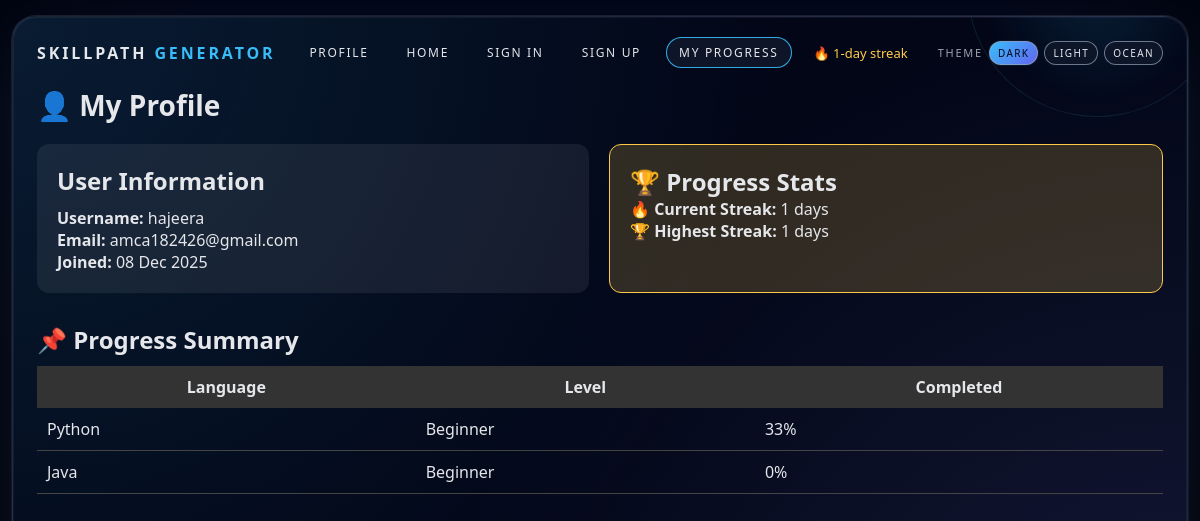
Page /profile/ (signed in) on the committed database.
### core/models.py (models this page shows, shortened)
class UserStreak(models.Model):
    user = models.OneToOneField(User, on_delete=models.CASCADE)
    current_streak = models.IntegerField(default=0)
    longest_streak = models.IntegerField(default=0)
    last_completed_date = models.DateField(null=True, blank=True)

class RoadmapStep(models.Model):
    language = models.CharField(max_length=100)
    title = models.CharField(max_length=255)
    week = models.IntegerField()
    level = models.CharField(max_length=100)

### core/views.py (the view)
# urls.py: path("profile/", views.profile, name="profile"),
@login_required(login_url="sign_in")
@login_required(login_url="sign_in")
def profile(request):
    streak = getattr(request.user, "userstreak", None)
    qs = UserProgress.objects.select_related("roadmap_step").filter(user=request.user)
    summary = {}
    for p in qs:
        step = p.roadmap_step
        key = (step.language, step.level)
        if key not in summary:
            summary[key] = {"total": 0, "completed": 0}
        summary[key]["total"] += 1
        if p.completed:
            summary[key]["completed"] += 1
    progress_data = []
    for (language, level), data in summary.items():
        total = data["total"]
        completed = data["completed"]
        percentage = int((completed / total) * 100) if total > 0 else 0
        progress_data.append(
            {"language": language, "level": level, "percentage": percentage}
        )
    return render(
        request,
        "core/profile.html",
        {
            "user": request.user,
            "streak": streak,
            "progress_data": progress_data,
        },
    )

### core/templates/core/profile.html (shortened to what this page needs)
{% extends "core/base.html" %}
{% block main %}
<h1 style="font-size: 28px; margin-bottom: 20px;">👤 My Profile</h1>
<div style="display:flex; gap:20px; flex-wrap:wrap;">
    <div style="flex:1; min-width:260px; background:rgba(255,255,255,0.07); padding:20px; border-radius:12px;">
        <h2 style="margin-bottom:10px;">User Information</h2>
        <p><strong>Username:</strong> {{ user.username }}</p>
        <p><strong>Email:</strong> {{ user.email|default:"Not provided" }}</p>
        <p><strong>Joined:</strong> {{ user.date_joined|date:"d M Y" }}</p>
    </div>
    <div style="flex:1; min-width:260px; background:rgba(255,201,71,0.18); border:1px solid #ffc947; padding:20px; border-radius:12px;">
        <h2>🏆 Progress Stats</h2>
        {% if streak %}
    🔥 <strong>Current Streak:</strong> {{ streak.current_streak }} days <br>
    🏆 <strong>Highest Streak:</strong> {{ streak.longest_streak }} days
{% else %}
    <p>No streak data yet — start learning to activate it 🔥</p>
{% endif %}
    </div>
</div>
<h2 style="margin-top:30px;">📌 Progress Summary</h2>
{% if progress_data %}
<table style="width:100%; margin-top:10px; border-collapse:collapse;">
    <tr style="background:#333;">
        <th style="padding:10px;">Language</th>
        <th style="padding:10px;">Level</th>
        <th style="padding:10px;">Completed</th>
    </tr>
    {% for row in progress_data %}
    <tr style="border-bottom:1px solid #444;">
        <td style="padding:10px;">{{ row.language }}</td>
        <td style="padding:10px;">{{ row.level }}</td>
        <td style="padding:10px;">{{ row.percentage }}%</td>
    </tr>
    {% endfor %}
</table>
{% else %}
<p style="margin-top:10px; color:#aaa;">No progress yet. Start a roadmap to see results here.</p>
{% endif %}
{% endblock %}

### core/templates/core/base.html (shortened to what this page needs)
<!DOCTYPE html>
<html lang="en">
<head>
</head>
<body class="theme-dark">
<div class="container">
    <div class="glow-ring"></div>
    <div class="navbar">
        <div class="nav-brand">SkillPath <span>Generator</span></div>
        <div class="nav-links">
            <a href="{% url 'profile' %}" class="nav-link">Profile</a>
            <a href="{% url 'home' %}" class="nav-link">Home</a>
            <a href="{% url 'sign_in' %}" class="nav-link">Sign In</a>
            <a href="{% url 'sign_up' %}" class="nav-link">Sign Up</a>
            <a href="{% url 'my_progress' %}" class="nav-link nav-pill">My Progress</a>
            {% if user.is_authenticated and user.userstreak %}
                <span style="margin-left:10px; font-size:13px; color:#ffcc4b;">
                🔥 {{ user.userstreak.current_streak }}-day streak
                </span>
            {% endif %}
            <div class="nav-theme-toggle">
                <span>Theme</span>
                <button type="button" class="theme-chip" data-theme-btn="dark">Dark</button>
                <button type="button" class="theme-chip" data-theme-btn="light">Light</button>
                <button type="button" class="theme-chip" data-theme-btn="ocean">Ocean</button>
            </div>
        </div>
    </div>
    {% block main %}{% endblock %}
</div>
</body>
</html>

### core/templates/core/base.html (style rules this page uses)
* { box-sizing: border-box; margin: 0; padding: 0; font-family: system-ui, -apple-system, BlinkMacSystemFont, "Segoe UI", sans-serif; }
body { min-height: 100vh; background: radial-gradient(circle at top, #020617 0, #020617 35%, #020617 40%, #000 100%); padding: 16px 12px; color: #e5e7eb; transition: background 0.4s ease, color 0.3s ease; }
.container { width: 100%; max-width: 1200px; margin: 0 auto; background: radial-gradient(circle at top left, rgba(56, 189, 248, 0.12), transparent 55%), radial-gradient(circle at bottom right, rgba(129, 140, 248, 0.15), transparent 55%), linear-gradient(145deg, #020617, #020617, #020617); border-radius: 24px; padding: 20px 24px 20px 24px; box-shadow: 0 32px 80px rgba(15, 23, 42, 0.95), 0 0 0 1px rgba(148, 163, 184, 0.18); border: 1px solid rgba(148, 163, 184, 0.18); position: relative; overflow: hidden; min-height: calc(100vh - 32px); display: flex; flex-direction: column; }
.container::before { content: ""; position: absolute; inset: 0; pointer-events: none; border-radius: inherit; border: 1px solid rgba(148, 163, 184, 0.2); opacity: 0.4; }
.glow-ring { position: absolute; width: 260px; height: 260px; border-radius: 999px; border: 1px solid rgba(94, 234, 212, 0.18); filter: blur(0.3px); opacity: 0.6; top: -160px; right: -40px; background: radial-gradient(circle at center, rgba(56, 189, 248, 0.24), transparent 65%); }
.navbar { position: relative; z-index: 1; display: flex; align-items: center; justify-content: space-between; margin-bottom: 18px; }
.nav-brand { font-size: 16px; font-weight: 650; letter-spacing: 0.18em; text-transform: uppercase; color: #e5e7eb; }
.nav-brand span { color: #38bdf8; }
.nav-links { display: flex; gap: 12px; align-items: center; }
.nav-links { position: relative; z-index: 9999; }
nav, .navbar { position: relative; z-index: 9999; }
.nav-link { font-size: 12px; letter-spacing: 0.14em; text-transform: uppercase; padding: 6px 12px; border-radius: 999px; border: 1px solid transparent; text-decoration: none; color: #e5e7eb; background: transparent; cursor: pointer; }
.nav-pill { border-color: rgba(56, 189, 248, 0.9); background: rgba(15, 23, 42, 0.95); }
.nav-theme-toggle { display: flex; align-items: center; gap: 6px; margin-left: 18px; font-size: 11px; letter-spacing: 0.16em; text-transform: uppercase; color: #9ca3af; }
.theme-chip { border-radius: 999px; border: 1px solid rgba(148, 163, 184, 0.7); padding: 4px 8px; font-size: 10px; letter-spacing: 0.14em; text-transform: uppercase; background: rgba(15, 23, 42, 0.9); color: #e5e7eb; cursor: pointer; transition: background 0.2s ease, color 0.2s ease, box-shadow 0.2s ease; }
.theme-chip-active { background: linear-gradient(135deg, #38bdf8, #6366f1); color: #020617; box-shadow: 0 0 0 1px rgba(15, 23, 42, 0.9); }
button { border: none; cursor: pointer; border-radius: 999px; padding: 11px 20px; font-size: 13px; font-weight: 500; letter-spacing: 0.08em; text-transform: uppercase; display: inline-flex; align-items: center; justify-content: center; gap: 8px; transition: transform 0.08s ease, box-shadow 0.08s ease, background 0.2s ease, opacity 0.2s ease; }

### rows in the picture
UserStreak: current_streak "1", longest_streak "1"
RoadmapStep: language "Python", level "Beginner"
RoadmapStep: language "Java", level "Beginner"

### other values in the picture
{{ user.userstreak.current_streak }} "1"
{{ user.username }} "hajeera"
{{ user.email|default:"Not provided" }} "amca182426@gmail.com"
{{ user.date_joined|date:"d M Y" }} "08 Dec 2025"
{{ row.percentage }} "33" "0"
